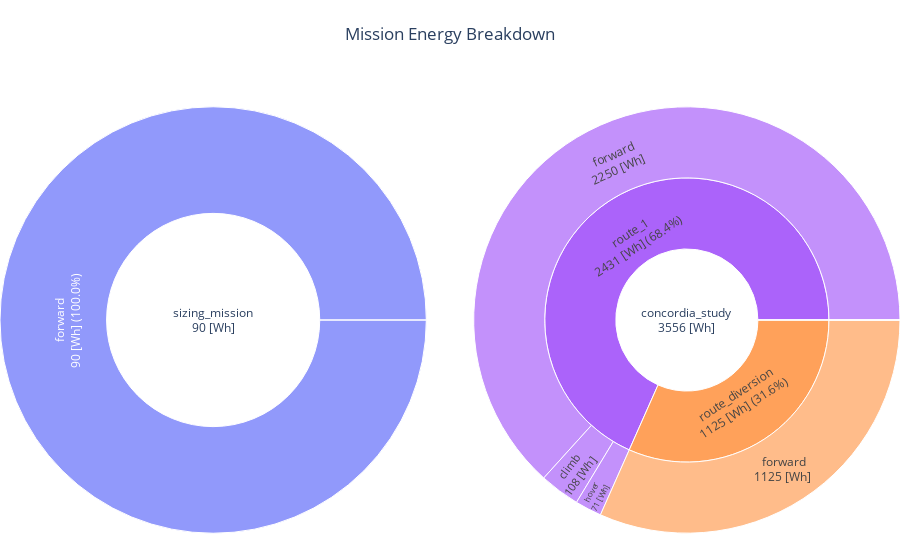

The code cell stored with this chart in its notebook:
### Code cell
# Energy breakdown
fig = energy_breakdown_sun_plot_drone(OUTPUT_FILE, mission_name='sizing_mission')
energy_breakdown_sun_plot_drone(OUTPUT_FILE, mission_name='concordia_study', fig=fig)
fig.show()

### Figure 1 — Plotly figure (JSON) as saved in the notebook; plotly's stock layout.template omitted (floating-point values rounded to 4 significant figures)
{"data": [{"branchvalues": "total", "domain": {"column": 0}, "labels": ["sizing_mission<br>90 [Wh]", "climb<br>0 [Wh] (0.0%)", "forward<br>90 [Wh] (100.0%)", "hover<br>0 [Wh] (0.0%)"], "parents": ["", "sizing_mission<br>90 [Wh]", "sizing_mission<br>90 [Wh]", "sizing_mission<br>90 [Wh]"], "type": "sunburst", "values": [90.05, 0, 90.05, 0]}, {"branchvalues": "total", "domain": {"column": 1}, "labels": ["concordia_study<br>3556 [Wh]", "route_1<br>2431 [Wh] (68.4%)", "route_2<br>0 [Wh] (0.0%)", "route_diversion<br>1125 [Wh] (31.6%)", "climb<br>108 [Wh] ", "forward<br>2250 [Wh] ", "hover<br>71 [Wh] ", "climb<br>0 [Wh] ", "forward<br>0 [Wh] ", "hover<br>0 [Wh] ", "forward<br>1125 [Wh] ", "hover<br>0 [Wh] "], "parents": ["", "concordia_study<br>3556 [Wh]", "concordia_study<br>3556 [Wh]", "concordia_study<br>3556 [Wh]", "route_1<br>2431 [Wh] (68.4%)", "route_1<br>2431 [Wh] (68.4%)", "route_1<br>2431 [Wh] (68.4%)", "route_2<br>0 [Wh] (0.0%)", "route_2<br>0 [Wh] (0.0%)", "route_2<br>0 [Wh] (0.0%)", "route_diversion<br>1125 [Wh] (31.6%)", "route_diversion<br>1125 [Wh] (31.6%)"], "type": "sunburst", "values": [3557.0, 2431.0, 0, 1125.0, 108.6, 2251.0, 71.77, 0, 0, 0, 1125.0, 0]}], "layout": {"autosize": true, "grid": {"columns": 2, "rows": 1}, "margin": {"b": 0, "l": 0, "r": 0, "t": 80}, "title": {"text": "Mission Energy Breakdown", "x": 0.5}}}
